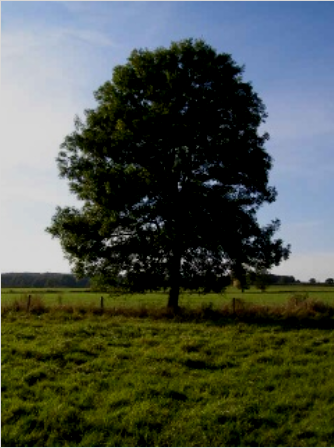
#> input picture HW6/tree-dark.png, 334 x 448 px
$ python RGB_histogram_EQ.py
#> lines starting #> are read from the running program, lines starting #| are printed output that depends on the picture
import numpy as np
import matplotlib.pyplot as plt
from PIL import Image


def histogram_EQ(channel, num_levels = 256):
    MN = channel.size
    histogram = np.zeros(256)
    out_channel = np.zeros(channel.shape)
    for j in range(channel.shape[0]):
        for i in range(channel.shape[1]):
            pxl_lvl = channel[j, i]
            histogram[pxl_lvl] += 1

    norm_histogram = histogram/MN
    cdf_histogram = norm_histogram

    for i in range(1, cdf_histogram.size):
        cdf_histogram[i] = cdf_histogram[i] + cdf_histogram[i-1]

    eq_histogram = (num_levels - 1) * cdf_histogram
    round_eq_histogram = np.round(eq_histogram).astype(np.uint8)

    for j in range(channel.shape[0]):
        for i in range(channel.shape[1]):
            pxl_lvl = channel[j, i]
            new_pxl_lvl = round_eq_histogram[pxl_lvl]
            out_channel[j, i] = new_pxl_lvl

    return out_channel

def compute_histogram(channel):
    histogram = np.zeros(256)
    for j in range(channel.shape[0]):
        for i in range(channel.shape[1]):
            pxl_lvl = channel[j, i]
            histogram[pxl_lvl] += 1
    return histogram

# Approach 1: Perform histogram equalization on each of the red, green, blue channels separately
img = Image.open("tree-dark.png")
#> img is the input picture: PIL image 334x448 RGB; mean R, G, B 76.2, 83.4, 73.6
plt.imshow(img, cmap='gray', vmin=0, vmax=255)
plt.show()
img_pxl = np.asarray(img)
output_img = np.zeros(img_pxl.shape)
output_img2 = np.zeros(img_pxl.shape)
output_img3 = np.zeros(img_pxl.shape)

# Options: 0 for Linear transformation on pixel
# Options: 1 for Non-Linear transformation on pixel
# Options: 2 for Histogram EQ
option = 2

for i in range(img_pxl.shape[2]):
    plt.imshow(img_pxl[:, :, i], cmap='gray', vmin=0, vmax=255)
    plt.show()

    if option == 0:
        # Linear transformation on pixel
        im_min = np.min(img_pxl[:,:,i])
        im_max = np.max(img_pxl[:,:,i])
        output_img[:,:,i] = np.asarray((255 / (im_max - im_min)) * (img_pxl[:,:,i] - im_min))
        output_img[:,:,i] = np.round(output_img[:,:,i])
        plt.imshow(output_img[:, :, i].astype(np.uint8), cmap='gray', vmin=0, vmax=255)
        plt.show()

    elif option == 1:
        # Non-linear transformation on pixel (No specification on which method to use, chose this one)
        gamma = 0.4
        if i == 2:
            gamma = 0.25
        output_img2[:, :, i] = 255 * np.power(img_pxl[:,:,i]/255, gamma)
        output_img2[:, :, i] = np.round(output_img2[:, :, i])
        plt.imshow(output_img2[:, :, i].astype(np.uint8), cmap='gray', vmin=0, vmax=255)
        plt.show()

    elif option == 2:
        output_img3[:, :, i] = histogram_EQ(img_pxl[:,:,i])
        plt.imshow(output_img3[:, :, i].astype(np.uint8), cmap='gray', vmin=0, vmax=255)
        plt.show()
    else:
        print("Option unavailable")
#> output_img: shape (448, 334, 3) float64; every value is 0
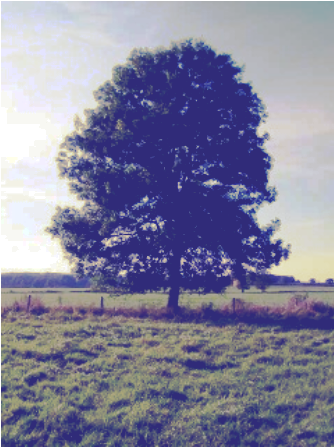
#> output_img3: shape (448, 334, 3) float64; mean R, G, B 132.6, 131.7, 157

if option == 0:
    plt.imshow(output_img.astype(np.uint8), cmap='gray', vmin=0, vmax=255)
    plt.show()

elif option == 1:
    plt.imshow(output_img2.astype(np.uint8), cmap='gray', vmin=0, vmax=255)
    plt.show()

elif option == 2:
    plt.imshow(output_img3.astype(np.uint8), cmap='gray', vmin=0, vmax=255)
    plt.show()
    plt.imsave("tree-per-channel-hist-eq.png", output_img3.astype(np.uint8), cmap='gray')

else:
    print("Option unavailable")

# Approach 2 : Convert YIQ color and perform histogram EQ
YIQ_transform = np.array([[0.299, 0.587, 0.114], [0.596, -0.275, -0.321], [0.212, -0.526, 0.311]])
yiq_img = np.zeros(img_pxl.shape)

for j in range(img_pxl.shape[0]):
    for i in range(img_pxl.shape[1]):
        yiq_img[j,i,:] = YIQ_transform@img_pxl[j,i,:]
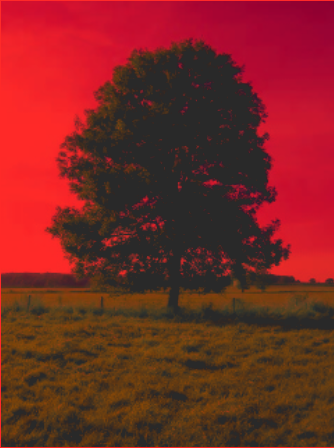
#> yiq_img: shape (448, 334, 3) float64; mean R, G, B 80.2, -1.1, -4.8; drawn with min black and max white

plt.imshow(yiq_img.astype(np.uint8), vmin=0, vmax=255)
plt.show()
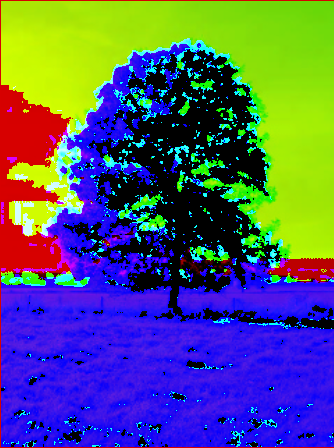
#> shown: shape (448, 334, 3); mean R, G, B 79.8, 86.6, 114.5

yiq_eq = yiq_img
yiq_eq[:,:,0] = histogram_EQ(np.round(yiq_img[:,:,0]).astype(np.uint8))
#> call 4 of histogram_EQ, with num_levels = 256
#> after the loop in histogram_EQ (call 4), `for j in range(channel.shape[0]):`: histogram = 256 values, max 24725 at index 0, min 0 at index 216, mean 584.5
#> in histogram_EQ (call 4), `norm_histogram = histogram/MN`: norm_histogram = 256 values, max 0.165 at index 0, min 0 at index 216, mean 0.00391
#> in histogram_EQ (call 4), `cdf_histogram = norm_histogram`: cdf_histogram has the same summary as norm_histogram
#> after the loop in histogram_EQ (call 4), `for i in range(1, cdf_histogram.size):`: cdf_histogram = 256 values from 0.165 to 1
#> in histogram_EQ (call 4), `eq_histogram = (num_levels - 1) * cdf_histogram`: eq_histogram = 256 values from 42.14 to 255
#> in histogram_EQ (call 4), `round_eq_histogram = np.round(eq_histogram).astype(np.uint8)`: round_eq_histogram = 256 values from 42 to 255
#> after the loop in histogram_EQ (call 4), `for j in range(channel.shape[0]):`:
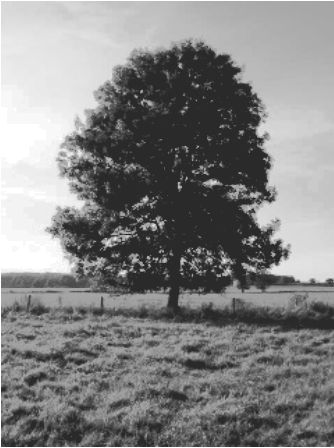
#> out_channel: shape (448, 334) float64; min 42, max 255, mean 131.6

RGB_transform = np.array([[1.000, 0.956, 0.602], [1.000, -0.272, -0.647], [1.000, -1.108, 1.700]])
rgb_img = np.zeros(img_pxl.shape)

for j in range(img_pxl.shape[0]):
    for i in range(img_pxl.shape[1]):
        rgb_img[j,i,:] = RGB_transform@yiq_eq[j,i,:]
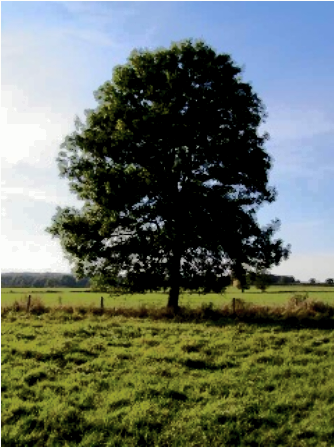
#> rgb_img: shape (448, 334, 3) float64; mean R, G, B 127.6, 135, 124.6; drawn with min black and max white

plt.imshow(rgb_img.astype(np.uint8), vmin=0, vmax=255)
plt.imsave('tree-y-channel-hist-eq.png', rgb_img.astype(np.uint8), vmin=0, vmax=255)
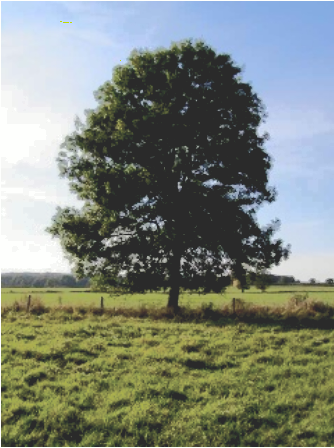
#> saved as tree-y-channel-hist-eq.png: shape (448, 334, 3); mean R, G, B 127.2, 134.7, 124.2
plt.show()

# Compare histograms
x_vec = np.arange(256)

Red_RGB_hist = compute_histogram(np.round(output_img3[:,:,0]).astype(np.uint8))
#> after the loop in compute_histogram, `for j in range(channel.shape[0]):`: histogram = 256 values, max 28329 at index 48, min 0 at index 0, mean 584.5
#> Red_RGB_hist has the same summary as histogram in compute_histogram
plt.bar(x_vec, Red_RGB_hist)
plt.title("Red-per-channel-hist-eq")
plt.savefig('Red-per-channel-hist-eq.png')
#> figure, not shown here; tallest bar 28329 high, from x = 47.6 to 48.4
plt.clf()
Green_RGB_hist = compute_histogram(np.round(output_img3[:,:,1]).astype(np.uint8))
#> Green_RGB_hist = 256 values, max 24967 at index 43, min 0 at index 0, mean 584.5
plt.bar(x_vec, Green_RGB_hist)
plt.title("Green-per-channel-hist-eq")
plt.savefig('Green-per-channel-hist-eq.png')
#> figure, not shown here; tallest bar 24967 high, from x = 42.6 to 43.4
plt.clf()
Blue_RGB_hist = compute_histogram(np.round(output_img3[:,:,2]).astype(np.uint8))
#> Blue_RGB_hist = 256 values, max 70717 at index 121, min 0 at index 0, mean 584.5
plt.bar(x_vec, Blue_RGB_hist)
plt.title("Blue-per-channel-hist-eq")
plt.savefig('Blue-per-channel-hist-eq.png')
#> figure, not shown here; tallest bar 70717 high, from x = 120.6 to 121.4
plt.clf()

Red_YIQ_hist = compute_histogram(np.round(rgb_img[:,:,0]).astype(np.uint8))
#> Red_YIQ_hist = 256 values, max 24680 at index 42, min 0 at index 0, mean 584.5
plt.bar(x_vec, Red_YIQ_hist)
plt.title("Red-y-channel-hist-eq")
plt.savefig('Red-y-channel-hist-eq.png')
#> figure, not shown here; tallest bar 24680 high, from x = 41.6 to 42.4
plt.clf()
Green_YIQ_hist = compute_histogram(np.round(rgb_img[:,:,1]).astype(np.uint8))
#> Green_YIQ_hist = 256 values, max 24725 at index 42, min 0 at index 1, mean 584.5
plt.bar(x_vec, Green_YIQ_hist)
plt.title("Green-y-channel-hist-eq")
plt.savefig('Green-y-channel-hist-eq.png')
#> figure, not shown here; tallest bar 24725 high, from x = 41.6 to 42.4
plt.clf()
Blue_YIQ_hist = compute_histogram(np.round(rgb_img[:,:,2]).astype(np.uint8))
#> Blue_YIQ_hist = 256 values, max 24557 at index 42, min 0 at index 1, mean 584.5
plt.bar(x_vec, Blue_YIQ_hist)
plt.title("Blue-y-channel-hist-eq")
plt.savefig('Blue-y-channel-hist-eq.png')
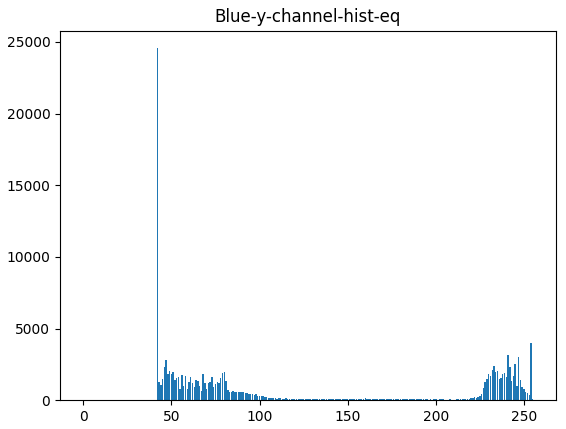
#> figure drawn by matplotlib, 1 panel; tallest bar 24557 high, from x = 41.6 to 42.4
plt.clf()
